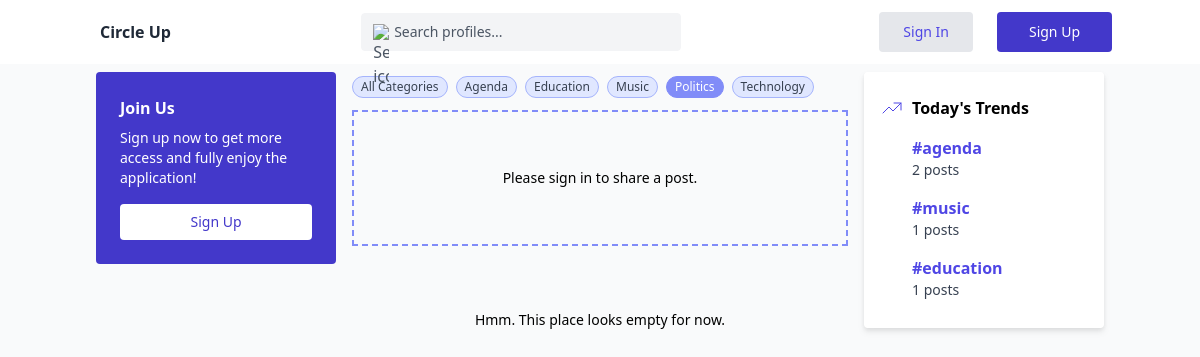
The page /pages/index.php?category_id=3 on the database its author committed.
### tables this page shows
CREATE TABLE `category` (
  `category_id` int(11) NOT NULL,
  `category_title` varchar(50) NOT NULL
);

### components/content/components/category-list.php (the view)
<div class="container mx-auto flex flex-row flex-wrap gap-2">
    <a href="?category_id=0" class="flex justify-center items-center my-1 font-medium py-1 px-2 rounded-full cursor-pointer border <?php echo ($category_id == 0) ? "bg-indigo-400 border-indigo-400 text-white" : "text-gray-700 bg-indigo-100 border-indigo-300" ?>">
        <div class="text-xs font-normal leading-none max-w-full flex-initial">All Categories</div>
    </a>
    <?php
    $categoryQuery = "SELECT * FROM category ORDER BY category_title";
    $stmt = $link->prepare($categoryQuery);
    $stmt->execute();
    $categoryList = $stmt->get_result();
    if ($categoryList->num_rows > 0) {
        while ($row = $categoryList->fetch_assoc()) { ?>
            <a href="?category_id=<?php echo $row["category_id"]; ?>" class="flex justify-center items-center my-1 font-medium py-1 px-2 rounded-full cursor-pointer border <?php echo ($category_id == $row["category_id"]) ? "bg-indigo-400 border-indigo-400 text-white" : "text-gray-700 bg-indigo-100 border-indigo-300" ?>">
                <div class="text-xs font-normal leading-none max-w-full flex-initial"><?php echo htmlspecialchars(ucfirst($row["category_title"])); ?></div>
            </a>
    <?php }
    } ?>
</div>

### components/right-bar/index.php (shortened to what this page needs)
<?php
include("components/trend-card.php");
function getTrendingCategories($link, $interval = null) {
    $timeConstraint = $interval
        ? "WHERE post_date >= NOW() - INTERVAL 1 $interval"
        : "";
    $query = "
        SELECT
            COUNT(post_id) as post_count,
            category.category_id,
            category.category_title
        FROM post
        INNER JOIN category ON post.post_category_id = category.category_id
        $timeConstraint
        GROUP BY post_category_id
        ORDER BY COUNT(post_id) DESC
        LIMIT 3
    ";
    $stmt = $link->prepare($query);
    $stmt->execute();
    return $stmt->get_result();
}
$timePeriods = [
    'day' => 'Today\'s Trends',
    'week' => 'Weekly Trends',
    'month' => 'Monthly Trends',
    'year' => 'Yearly Trends'
];
foreach ($timePeriods as $period => $title) {
    $trendData = getTrendingCategories($link, $period);
    if ($trendData->num_rows == 3) {
        echo TrendCard($trendData, $title);
        exit();
    }
}
?>

### components/right-bar/components/trend-card.php (shortened to what this page needs)
<?php
function TrendCard($trendData, $title) {
?>
    <div class="bg-white drop-shadow-md rounded px-4 py-6">
        <div class="flex items-center gap-2">
            <h2 class="text-base font-semibold"><?php echo htmlspecialchars($title); ?></h2>
        </div>
        <div class="flex flex-col gap-2 mt-3">
            <?php while ($row = $trendData->fetch_assoc()): ?>
                <a href="?category_id=<?php echo htmlspecialchars($row["category_id"]); ?>"
                   class="flex flex-col py-1 pl-8 hover:bg-indigo-50 transition-colors duration-200">
                    <span class="text-indigo-600 text-base font-semibold">
                        #<?php echo htmlspecialchars($row["category_title"]); ?>
                    </span>
                    <span class="text-gray-700 text-sm">
                        <?php echo number_format($row["post_count"]); ?> posts
                    </span>
                </a>
            <?php endwhile; ?>
        </div>
    </div>
<?php
}
?>

### rows shown on the page
category: category_title "Agenda", category_title "agenda", post_count "2"
category: category_title "Education", category_title "education", post_count "1"
category: category_title "Music", category_title "music", post_count "1"
category: category_title "Politics"
category: category_title "Technology"

### other values the page prints
$title "Today's Trends"
